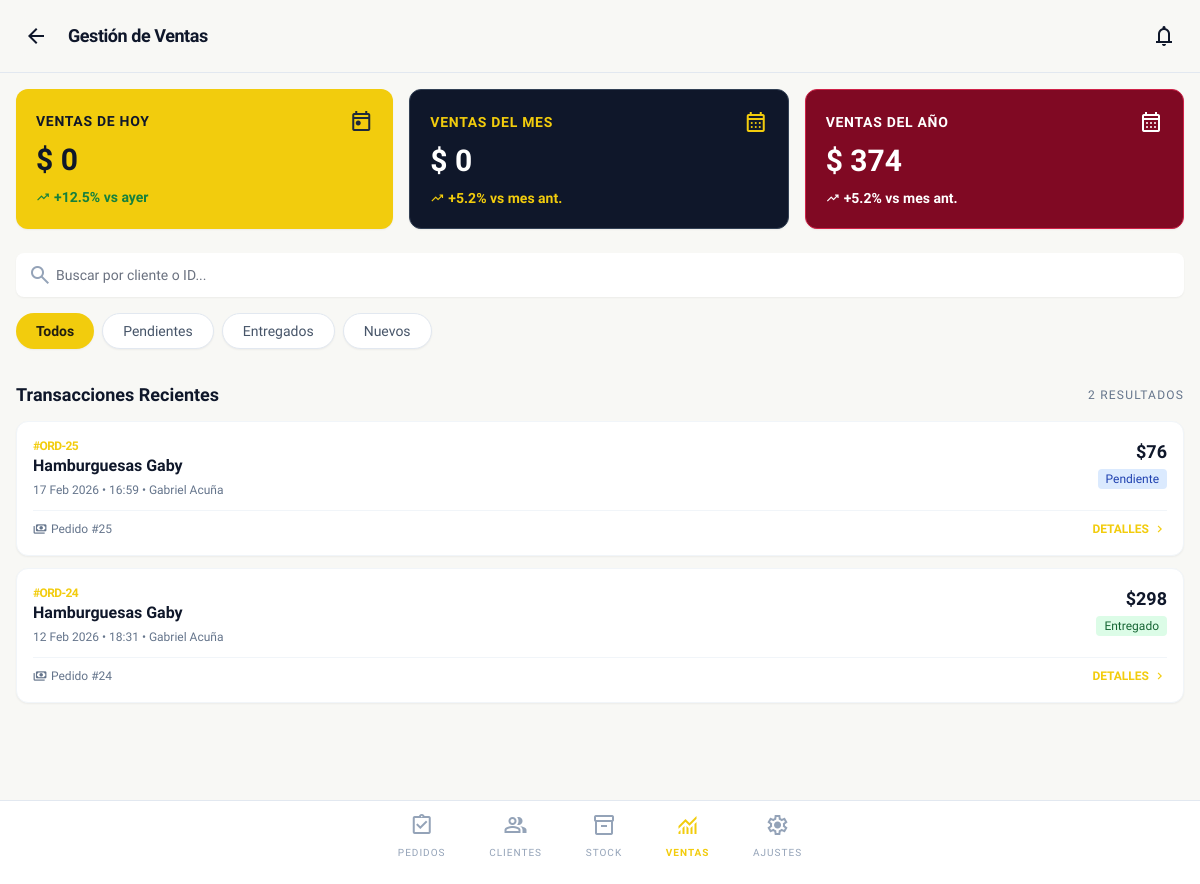
The page /admin/perfil/ventas/index.php (signed in) on the database its author committed.
### tables this page shows
CREATE TABLE `pedidos` (
  `id_pedido` int(11) NOT NULL,
  `id_cliente` int(11) DEFAULT NULL,
  `id_sucursal` int(11) NOT NULL,
  `codigo` int(11) NOT NULL,
  `clave` varchar(20) NOT NULL,
  `estado` enum('pendiente','en_preparacion','en_camino','entregado','cancelado') NOT NULL DEFAULT 'pendiente',
  `precio` int(11) NOT NULL,
  `moneda` varchar(5) NOT NULL DEFAULT '$',
  `fecha_ingreso` timestamp NOT NULL DEFAULT current_timestamp() ON UPDATE current_timestamp(),
  `fecha_entrega` timestamp NULL DEFAULT NULL,
  `observaciones` text DEFAULT NULL
);

CREATE TABLE `sucursales_clientes` (
  `id_sucursal` int(11) NOT NULL,
  `id_cliente` int(11) NOT NULL,
  `nombre_sucursal` varchar(50) NOT NULL,
  `direccion` varchar(30) NOT NULL,
  `localidad` varchar(30) NOT NULL,
  `inicio_entregas` time NOT NULL,
  `fin_entregas` time NOT NULL
);

CREATE TABLE `clientes` (
  `id_cliente` int(11) NOT NULL,
  `usuario` varchar(50) NOT NULL,
  `contrasena` varchar(255) DEFAULT NULL,
  `rol` tinyint(1) NOT NULL,
  `nombre` varchar(30) NOT NULL,
  `apellido` varchar(30) NOT NULL,
  `dni` int(11) NOT NULL,
  `correo` varchar(50) NOT NULL,
  `telefono` varchar(20) NOT NULL,
  `direccion` varchar(35) NOT NULL,
  `localidad` varchar(30) NOT NULL,
  `postal` varchar(10) NOT NULL,
  `activo` tinyint(1) NOT NULL DEFAULT 1,
  `imagen` text DEFAULT NULL
);

### admin/perfil/ventas/index.php (the view, shortened to what this page needs)
<?php
$conn = conectar();
$sql3 = "SELECT * FROM pedidos LEFT JOIN clientes ON pedidos.id_cliente = clientes.id_cliente LEFT JOIN sucursales_clientes ON pedidos.id_sucursal = sucursales_clientes.id_sucursal ORDER BY fecha_ingreso DESC";
$registro3 = $conn->prepare($sql3);
$registro3->execute();
$pedidos = $registro3->fetchAll(PDO::FETCH_ASSOC);
$countprecio = $conn->prepare("SELECT COALESCE(SUM(precio), 0) AS precio_total FROM pedidos WHERE DATE(fecha_ingreso) = CURRENT_DATE");
$countprecio->execute();
$count_total = $countprecio->fetchColumn();
$countmes = $conn->prepare("SELECT COALESCE(SUM(precio), 0) AS precio_total FROM pedidos WHERE MONTH(fecha_ingreso) = MONTH(CURRENT_DATE()) AND YEAR(fecha_ingreso) = YEAR(CURRENT_DATE())");
$countmes->execute();
$count_totalmes = $countmes->fetchColumn();
$countanio = $conn->prepare("SELECT COALESCE(SUM(precio), 0) AS precio_total FROM pedidos WHERE YEAR(fecha_ingreso) = YEAR(CURRENT_DATE())");
$countanio->execute();
$count_totalanio = $countanio->fetchColumn();
?>
<!DOCTYPE html>
<html class="light" lang="es">
<head>
    <script src="https://cdn.tailwindcss.com?plugins=forms,container-queries"></script>
    <script id="tailwind-config">
        tailwind.config = {
            darkMode: "class",
            theme: {
                extend: {
                    colors: {
                        "primary": "#f2cc0d",
                        "background-light": "#f8f8f5",
                        "background-dark": "#221f10",
                    },
                    fontFamily: {
                        "display": ["Work Sans"]
                    },
                    borderRadius: { "DEFAULT": "0.25rem", "lg": "0.5rem", "xl": "0.75rem", "full": "9999px" },
                },
            },
        }
    </script>
</head>
<body class="bg-background-light dark:bg-background-dark text-slate-900 dark:text-slate-100 antialiased">
    <div class="relative flex min-h-screen flex-col overflow-x-hidden">
        <header
            class="sticky top-0 z-50 flex items-center bg-background-light/80 dark:bg-background-dark/80 backdrop-blur-md p-4 border-b border-slate-200 dark:border-slate-800 justify-between">
            <div class="flex items-center gap-3">
                <form action="../index.php" method="post">
                    <button type="submit"
                        class="text-slate-900 dark:text-slate-100 flex size-10 items-center justify-center rounded-full hover:bg-slate-200 dark:hover:bg-slate-700 cursor-pointer">
                        <span class="material-symbols-outlined">arrow_back</span>
                    </button>
                </form>
                <h1 class="text-lg font-bold tracking-tight">Gestión de Ventas</h1>
            </div>
            <div class="flex items-center gap-2">
                <button
                    class="flex size-10 items-center justify-center rounded-full hover:bg-slate-200 dark:hover:bg-slate-700">
                    <span class="material-symbols-outlined">notifications</span>
                </button>
            </div>
        </header>
        <section class="flex flex-wrap gap-4 p-4">
            <div class="flex min-w-[158px] flex-1 flex-col gap-2 rounded-xl p-5 bg-primary shadow-sm">
                <div class="flex items-center justify-between">
                    <p class="text-slate-900 text-sm font-semibold uppercase tracking-wider">Ventas de Hoy</p>
                    <span class="material-symbols-outlined text-slate-800">today</span>
                </div>
                <p class="text-slate-900 text-3xl font-bold leading-tight">$
                    <?php echo $count_total; ?>
                </p>
                <div class="flex items-center gap-1">
                    <span class="material-symbols-outlined text-green-700 text-sm">trending_up</span>
                    <p class="text-green-700 text-sm font-bold">+12.5% vs ayer</p>
                </div>
            </div>
            <div
                class="flex min-w-[158px] flex-1 flex-col gap-2 rounded-xl p-5 bg-slate-900 dark:bg-slate-800 shadow-sm border border-slate-700">
                <div class="flex items-center justify-between">
                    <p class="text-primary text-sm font-semibold uppercase tracking-wider">Ventas del Mes</p>
                    <span class="material-symbols-outlined text-primary">calendar_month</span>
                </div>
                <p class="text-white text-3xl font-bold leading-tight">$
                    <?php echo $count_totalmes; ?>
                </p>
                <div class="flex items-center gap-1">
                    <span class="material-symbols-outlined text-primary text-sm">trending_up</span>
                    <p class="text-primary text-sm font-bold">+5.2% vs mes ant.</p>
                </div>
            </div>
            <div class="flex min-w-[158px] flex-1 flex-col gap-2 rounded-xl p-5 bg-slate-900 dark:bg-slate-800 shadow-sm border border-slate-700"
                style="background-color:#800923; border:1px solid #cf2248">
                <div class="flex items-center justify-between">
                    <p class="text-white text-sm font-semibold uppercase tracking-wider">Ventas del Año</p>
                    <span class="material-symbols-outlined text-white">calendar_month</span>
                </div>
                <p class="text-white text-3xl font-bold leading-tight">$
                    <?php echo $count_totalanio; ?>
                </p>
                <div class="flex items-center gap-1">
                    <span class="material-symbols-outlined text-white text-sm">trending_up</span>
                    <p class="text-white text-sm font-bold">+5.2% vs mes ant.</p>
                </div>
            </div>
        </section>
        <section class="px-4 py-2">
            <div class="relative flex items-center mb-4">
                <span class="material-symbols-outlined absolute left-3 text-slate-400">search</span>
                <input
                    class="w-full bg-white dark:bg-slate-800 border-none rounded-lg pl-10 pr-4 py-3 text-sm focus:ring-2 focus:ring-primary shadow-sm"
                    placeholder="Buscar por cliente o ID..." id="search-input" type="text" oninput="applyFilters()" />
            </div>
            <div class="flex gap-2 overflow-x-auto pb-2 no-scrollbar" id="filter-container">
                <button onclick="applyFilter('all', this)"
                    class="filter-btn shrink-0 flex h-9 items-center justify-center rounded-full bg-primary px-5 text-sm font-semibold text-background-dark shadow-sm">
                    Todos
                </button>
                <button onclick="applyFilter('pendiente', this)"
                    class="filter-btn shrink-0 flex h-9 items-center justify-center rounded-full bg-white dark:bg-slate-800 px-5 text-sm font-medium text-slate-600 dark:text-slate-400 border border-slate-200 dark:border-slate-700 hover:bg-slate-100 dark:hover:bg-slate-700 transition-colors shadow-sm">
                    Pendientes
                </button>
                <button onclick="applyFilter('entregado', this)"
                    class="filter-btn shrink-0 flex h-9 items-center justify-center rounded-full bg-white dark:bg-slate-800 px-5 text-sm font-medium text-slate-600 dark:text-slate-400 border border-slate-200 dark:border-slate-700 hover:bg-slate-100 dark:hover:bg-slate-700 transition-colors shadow-sm">
                    Entregados
                </button>
                <button onclick="applyFilter('new', this)"
                    class="filter-btn shrink-0 flex h-9 items-center justify-center rounded-full bg-white dark:bg-slate-800 px-5 text-sm font-medium text-slate-600 dark:text-slate-400 border border-slate-200 dark:border-slate-700 hover:bg-slate-100 dark:hover:bg-slate-700 transition-colors shadow-sm">
                    Nuevos
                </button>
            </div>
        </section>
        <section class="flex-1 px-4 pb-24">
            <div class="flex items-center justify-between mb-3 mt-4">
                <h2 class="text-lg font-bold">Transacciones Recientes</h2>
                <span
                    class="text-xs font-medium text-slate-500 uppercase tracking-widest"><?php echo count($pedidos); ?>
                    Resultados</span>
            </div>
            <div class="space-y-3">
                <?php if (empty($pedidos)): ?>
                    <div
                        class="text-center py-10 text-slate-500 bg-white dark:bg-slate-800 rounded-xl border border-dashed border-slate-300 dark:border-slate-700">
                        No hay transacciones registradas
                    </div>
                <?php else: ?>
                    <?php foreach ($pedidos as $pedido): ?>
                        <div data-id="<?php echo $pedido['id_pedido']; ?>" data-status="<?php echo $pedido['estado']; ?>"
                            data-search="<?php echo strtolower($pedido['id_pedido'] . ' ' . ($pedido['nombre_sucursal'] ?? '') . ' ' . $pedido['nombre'] . ' ' . $pedido['apellido']); ?>"
                            class="order-card bg-white dark:bg-slate-800 p-4 rounded-xl shadow-sm border border-slate-100 dark:border-slate-700 flex flex-col gap-3">
                            <div class="flex justify-between items-start">
                                <div>
                                    <p class="text-xs font-bold text-primary uppercase tracking-tighter">
                                        #ORD-<?php echo $pedido['id_pedido']; ?></p>
                                    <h3 class="font-bold text-slate-900 dark:text-slate-100">
                                        <?php echo htmlspecialchars($pedido['nombre_sucursal'] ?? 'Sin Sucursal'); ?>
                                    </h3>
                                    <p class="text-xs text-slate-500 mt-1">
                                        <?php echo date('d M Y • H:i', strtotime($pedido['fecha_ingreso'])); ?> •
                                        <?php echo htmlspecialchars($pedido['nombre'] . ' ' . $pedido['apellido']); ?>
                                    </p>
                                </div>
                                <div class="text-right">
                                    <p class="text-lg font-bold text-slate-900 dark:text-slate-100">
                                        $<?php echo number_format($pedido['precio'], 0, ',', '.'); ?></p>
                                    <?php
                                    $estadoClasses = [
                                        '0' => 'bg-orange-100 text-orange-800 dark:bg-orange-900/30 dark:text-orange-400',
                                        '1' => 'bg-green-100 text-green-800 dark:bg-green-900/30 dark:text-green-400',
                                        'entregado' => 'bg-green-100 text-green-800 dark:bg-green-900/30 dark:text-green-400',
                                        'en_preparacion' => 'bg-yellow-100 text-yellow-800 dark:bg-yellow-900/30 dark:text-yellow-400',
                                        'pendiente' => 'bg-blue-100 text-blue-800 dark:bg-blue-900/30 dark:text-blue-400',
                                        'en_camino' => 'bg-yellow-100 text-yellow-800 dark:bg-yellow-900/30 dark:text-yellow-400',
                                        'cancelado' => 'bg-red-100 text-red-800 dark:bg-red-900/30 dark:text-red-400'
                                    ];
                                    $estadoLabel = [
                                        '0' => 'Pendiente',
                                        '1' => 'Entregado',
                                        'entregado' => 'Entregado',
                                        'en_preparacion' => 'En Preparación',
                                        'pendiente' => 'Pendiente',
                                        'en_camino' => 'En Camino',
                                        'cancelado' => 'Cancelado'
                                    ];
                                    $class = $estadoClasses[$pedido['estado']] ?? 'bg-slate-100 text-slate-800';
                                    $label = $estadoLabel[$pedido['estado']] ?? $pedido['estado'];
                                    ?>
                                    <span
                                        class="inline-flex items-center px-2 py-0.5 rounded text-xs font-medium <?php echo $class; ?>"><?php echo $label; ?></span>
                                </div>
                            </div>
                            <div class="flex items-center justify-between pt-2 border-t border-slate-100 dark:border-slate-700">
                                <div class="flex items-center gap-1 text-slate-500">
                                    <span class="material-symbols-outlined text-sm">payments</span>
                                    <span class="text-xs font-medium">Pedido #<?php echo $pedido['id_pedido']; ?></span>
                                </div>
                                <button class="text-primary text-xs font-bold flex items-center gap-1">
                                    DETALLES <span class="material-symbols-outlined text-sm">chevron_right</span>
                                </button>
                            </div>
                        </div>
                    <?php endforeach; ?>
                <?php endif; ?>
            </div>
        </section>
        <nav
            class="fixed bottom-0 left-0 right-0 z-20 border-t border-slate-200 dark:border-neutral-dark bg-white/95 dark:bg-background-dark/95 backdrop-blur-lg px-4 pb-6 pt-2">
            <div class="flex items-center justify-around max-w-md mx-auto">
                <a class="flex flex-col items-center gap-1 text-slate-400" href="#">
                    <span class="material-symbols-outlined text-2xl">assignment_turned_in</span>
                    <span class="text-[10px] font-medium uppercase tracking-widest">Pedidos</span>
                </a>
                <a class="flex flex-col items-center gap-1 text-slate-400" href="#">
                    <span class="material-symbols-outlined text-2xl fill-icon">group</span>
                    <span class="text-[10px] font-medium uppercase tracking-widest">Clientes</span>
                </a>
                <a class="flex flex-col items-center gap-1 text-slate-400" href="../stock/index.php">
                    <span class="material-symbols-outlined text-2xl">inventory_2</span>
                    <span class="text-[10px] font-medium uppercase tracking-widest">Stock</span>
                </a>
                <a class="flex flex-col items-center gap-1 text-primary" href="#">
                    <span class="material-symbols-outlined text-2xl">monitoring</span>
                    <span class="text-[10px] font-bold uppercase tracking-widest">Ventas</span>
                </a>
                <a class="flex flex-col items-center gap-1 text-slate-400" href="#">
                    <span class="material-symbols-outlined text-2xl">settings</span>
                    <span class="text-[10px] font-medium uppercase tracking-widest">Ajustes</span>
                </a>
            </div>
        </nav>
    </div>
</body>
</html>

### rows shown on the page
pedidos: id_pedido "25", id_sucursal.nombre_sucursal "Hamburguesas Gaby", fecha_ingreso "17 Feb 2026 • 16:59", id_cliente.apellido "Gabriel Acuña", precio "76", estado "Pendiente"
pedidos: id_pedido "24", id_sucursal.nombre_sucursal "Hamburguesas Gaby", fecha_ingreso "12 Feb 2026 • 18:31", id_cliente.apellido "Gabriel Acuña", precio "298", estado "Entregado"

### other values the page prints
$count_total "0"
$count_totalmes "0"
$count_totalanio "374"
count($pedidos) "2"
